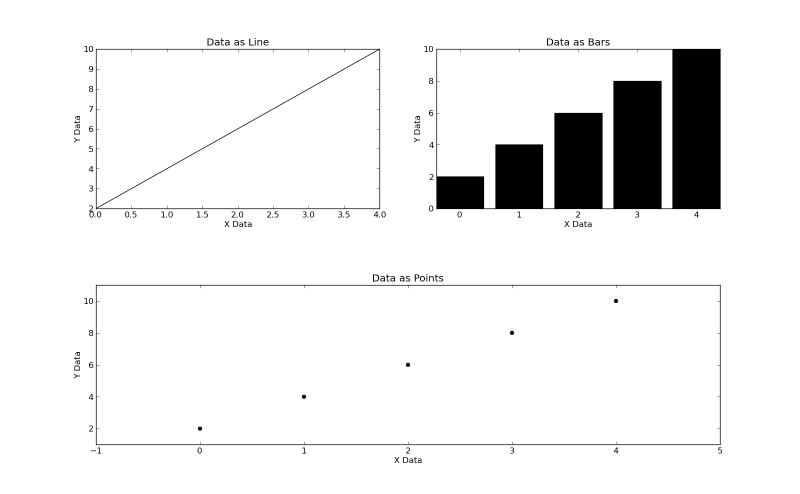

Reproduce this figure in Python.
line = Line()
line.xValues = range(5)
line.yValues = [2, 4, 6, 8, 10]

linePlot = Plot()
linePlot.add(line)
linePlot.setXLabel("X Data")
linePlot.setYLabel("Y Data")
linePlot.setTitle("Data as Line")

bar = Bar()
bar.xValues = range(5)
bar.yValues = [2, 4, 6, 8, 10]

barPlot = Plot()

barPlot.add(bar)
barPlot.setXLabel("X Data")
barPlot.setYLabel("Y Data")
barPlot.setTitle("Data as Bars")

scatter = Scatter()
scatter.xValues = range(5)
scatter.yValues = [2, 4, 6, 8, 10]

scatterPlot = Plot()
scatterPlot.add(scatter)
scatterPlot.setXLabel("X Data")
scatterPlot.setYLabel("Y Data")
scatterPlot.setTitle("Data as Points")

layout = PlotLayout()

layout.addPlot(linePlot, grouping="topRow")
layout.addPlot(barPlot, grouping="topRow")

layout.addPlot(scatterPlot)

# Set values similar to those given in the
# "Configure subplots" sliders in the
# interactive figure
layout.setPlotParameters(hspace=0.48)
layout.save("layout.png")
